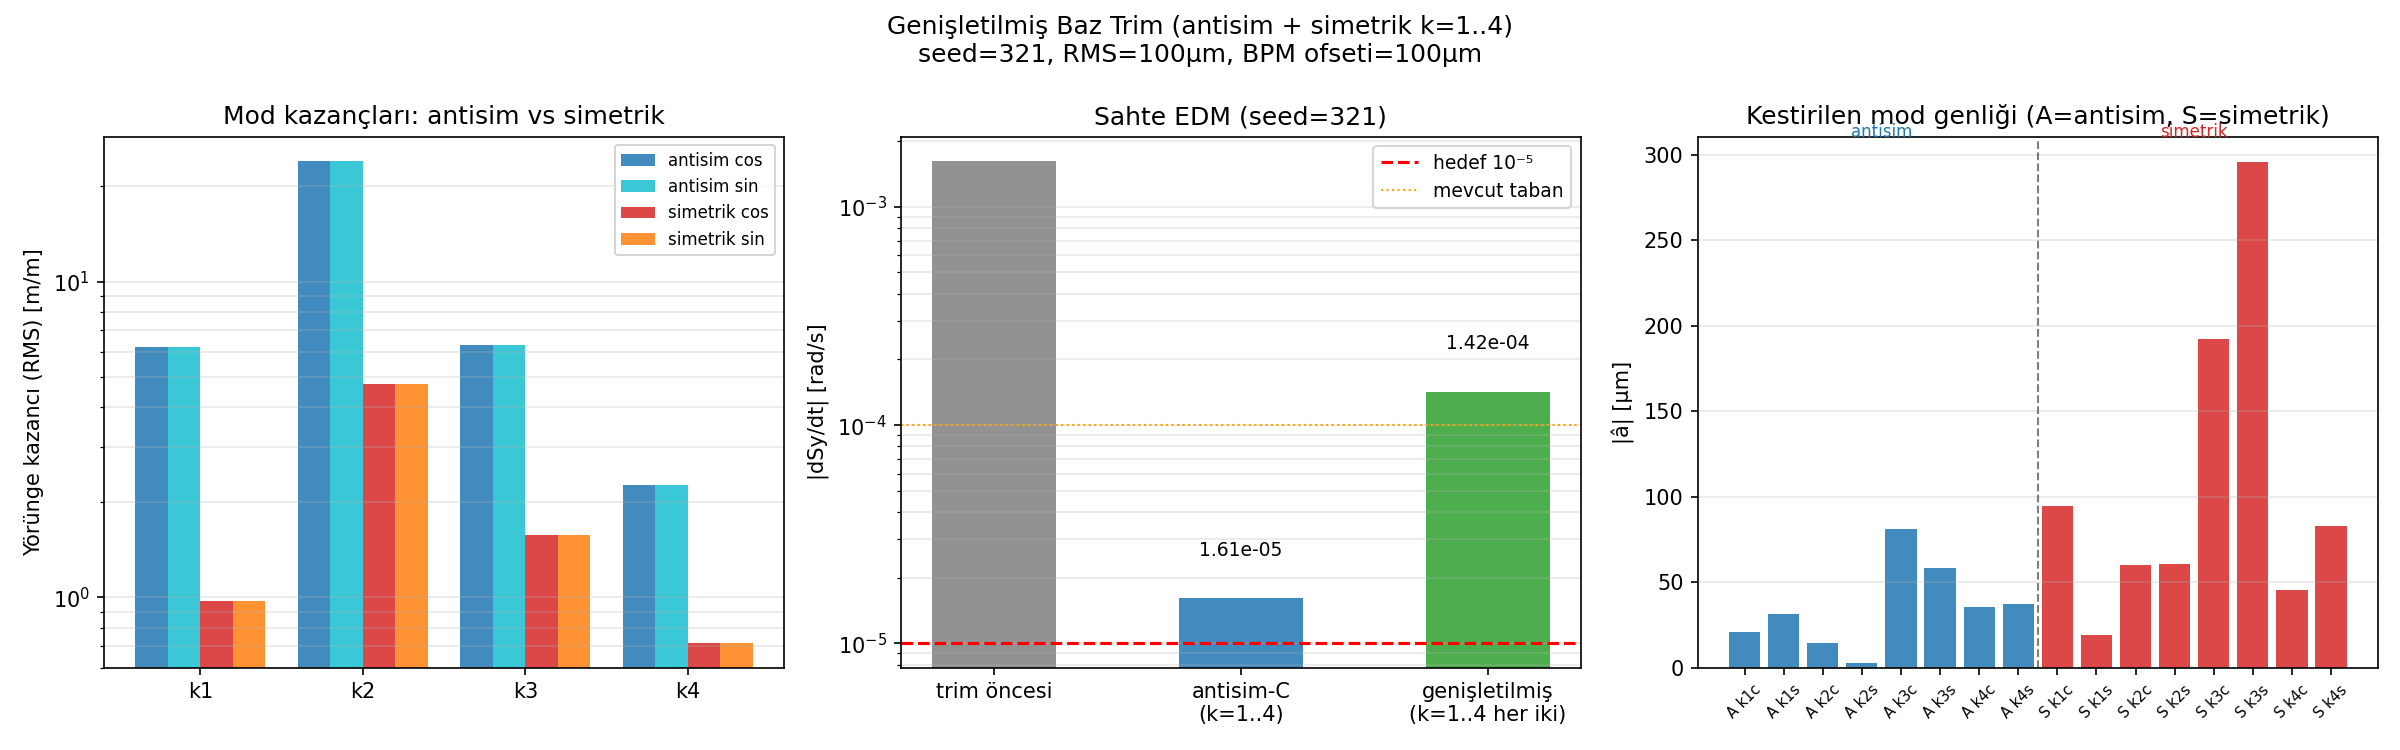

Source code (Python):
#!/usr/bin/env python3
"""test_symm_basis_fit.py — Genişletilmiş baz (antisim + simetrik mod) ile trim testi.

ARKA PLAN:
  test_orbit_trim.py'nin C varyantı (k=1..4 antisimetrik) sahte EDM'yi
  ~100× bastırır (f0=-1.62e-3 → f_C=+1.6e-5 rad/s). Ancak simetrik
  hizalama bileşenleri (23 boyutlu tümleme) yörüngede ~165 μm COD_rms
  üretiyor (kazanç ~3.0) — antisimetrik baz bunları göremediği için
  ~1e-4 rad/s taban kalıyor.

HEDEF:
  Antisimetrik k=1..4 modlarına EK OLARAK simetrik k=1..4 modlarını
  kalibrasyon bazına ekle → 16 boyutlu genişletilmiş O matrisi →
  simetrik içeriği de trimle → tabanın 10^-5 seviyesine düşüp düşmediğini
  sına.

SİMETRİK MOD TANIMI:
  fodo_basis(n_q, k, antisym=False) → QF ve QD aynı işaret, aynı faz
  (antisym=True'da (-1)^j ile işaret değiştiriyordu).

YÖNTEM:
  1. KALİBRASYON: antisim k=1..4 → test_orbit_trim.json'dan yeniden kullan
                  simetrik k=1..4 → 9 yeni simülasyon (ref + 2×4 mod)
  2. O_ext = [O_antisim | O_symm]  (48×16)
  3. ÖLÇÜM: seed=321 deseni + BPM ofseti (test_orbit_trim ile aynı)
  4. FİT: â = pinv(O_ext) @ (y_meas - y_ref)
  5. TRİM: dy_trim = P - knob_ext @ â
  6. DOĞRULAMA: spin takibiyle dSy/dt

KARŞILAŞTIRMA:
  trim öncesi | antisim-C (test_orbit_trim.json) | genişletilmiş baz

Çıktı: test_symm_basis_fit.json, test_symm_basis_fit.png
"""

import json
import os
import shutil
import sys
import tempfile
import time

import matplotlib
matplotlib.use("Agg")
import matplotlib.pyplot as plt
import multiprocessing as mp
import numpy as np

BASE = os.path.dirname(os.path.abspath(__file__))
os.chdir(BASE)
sys.path.insert(0, BASE)

from fourier_reconstruct import fodo_basis

# ── Parametreler (test_orbit_trim.py ile aynı) ────────────────────────────────
PATTERN_RMS  = 1e-4
PATTERN_SEED = 321
OFFSET_RMS   = 1e-4
OFFSET_SEED  = 777
A_CAL        = 5e-5      # kalibrasyon genliği [m] = 50 μm
K_FIT        = [1, 2, 3, 4]  # antisim ve simetrik için aynı k listesi
T2           = 1e-3
RETURN_STEPS = 6000

# Ek seed'ler için çift: (PATTERN_SEED, OFFSET_SEED)
EXTRA_SEEDS  = [(101, 201), (102, 202), (103, 203), (104, 204)]


# ── Stdout bastırıcı ─────────────────────────────────────────────────────────
def _suppress_stdout():
    fd = os.dup(1)
    null = os.open(os.devnull, os.O_WRONLY)
    os.dup2(null, 1)
    os.close(null)
    return fd


def _restore_stdout(fd):
    os.dup2(fd, 1)
    os.close(fd)


# ── İşçi fonksiyon ───────────────────────────────────────────────────────────
def _worker(task):
    """Tek koşum: mode='orbit' → 48 BPM y; mode='spin' → dSy/dt."""
    label, dy_list, mode, t2, return_steps = task

    import os, sys, json, tempfile, shutil
    import numpy as np
    sys.path.insert(0, BASE)
    tmp = tempfile.mkdtemp(prefix=f"sfit_{os.getpid()}_")
    os.chdir(tmp)

    from false_edm_mode_scan import setup_fields
    from integrator import integrate_particle

    with open(os.path.join(BASE, "params.json")) as fh:
        config = json.load(fh)
    fields, y0, beta0, R0, p_mag, direction = setup_fields(config)
    dt = float(config.get("dt", 1e-11))
    dy = np.asarray(dy_list, dtype=float)

    saved = _suppress_stdout()
    try:
        if mode == "orbit":
            fields.poincare_quad_index = 999.0
            integrate_particle(y0, 0.0, t2, dt, fields=fields,
                               return_steps=10, quad_dy=dy)
            cd = np.loadtxt("cod_data.txt", skiprows=1)
            cd[:, 1:3] *= 1e-3            # mm → m
            n = int(fields.nFODO)
            y_bpm = np.empty(2 * n)
            for k in range(n):
                y_bpm[2*k]     = cd[k*8 + 2, 2]   # QF girişi
                y_bpm[2*k + 1] = cd[k*8 + 6, 2]   # QD girişi
            result = y_bpm.tolist()
        else:
            fields.poincare_quad_index = 0.0
            fields.EDMSwitch = 0.0
            _, poin, poin_t = integrate_particle(
                y0, 0.0, t2, dt, fields=fields,
                return_steps=return_steps, quad_dy=dy)
            result = float(np.polyfit(np.asarray(poin_t, float),
                                      np.asarray(poin[:, 7], float), 1)[0])
    finally:
        _restore_stdout(saved)
        os.chdir(BASE)
        shutil.rmtree(tmp, ignore_errors=True)

    return label, result


# ── Mod vektörü çiftleri ─────────────────────────────────────────────────────
def mode_vec_pair_antisym(n_q, k):
    """Antisimetrik k-modu: QF ve QD zıt işaretli (klasik FODO)."""
    Fk, _ = fodo_basis(n_q, [k], antisym=True)
    return Fk[:, 0], Fk[:, 1]


def mode_vec_pair_symm(n_q, k):
    """Simetrik k-modu: QF ve QD aynı işaretli.

    fodo_basis(n_q, [k], antisym=False) kullanır.
    antisym=False → (-1)^j faktörü YOK → her FODO çiftinde QF ve QD
    aynı cos/sin değeri alır.
    """
    Fk, _ = fodo_basis(n_q, [k], antisym=False)
    return Fk[:, 0], Fk[:, 1]


def knob_matrix(n_q, k_list, antisym):
    """Hata-uzayı düğme matrisi [48 × 2·len(k_list)]."""
    cols = []
    for k in k_list:
        if antisym:
            c, s = mode_vec_pair_antisym(n_q, k)
        else:
            c, s = mode_vec_pair_symm(n_q, k)
        cols.append(c)
        cols.append(s)
    return np.column_stack(cols)


def knob_matrix_extended(n_q, k_list):
    """Genişletilmiş [antisim | simetrik] düğme matrisi [48 × 4·len(k_list)]."""
    cols = []
    for k in k_list:
        c, s = mode_vec_pair_antisym(n_q, k)
        cols.append(c); cols.append(s)
    for k in k_list:
        c, s = mode_vec_pair_symm(n_q, k)
        cols.append(c); cols.append(s)
    return np.column_stack(cols)


# ── Tek-seed analizi ──────────────────────────────────────────────────────────
def run_one_seed(pattern_seed, offset_seed, n_q, ctx, nw,
                 y_ref, O_antisim, f0_override=None,
                 f_antisim_C_override=None,
                 verbose=True):
    """Tek seed için:
      1. Simetrik kalibrasyon simülasyonları (ref yeniden kullanılır)
      2. Desen yörüngesi + f0 spin ölçümü
      3. Antisim-C trim (test_orbit_trim.json) referansı
      4. Genişletilmiş baz trim + spin doğrulaması
    Döndürür: dict(f0, f_antisim_C, f_ext)
    """
    rng_p = np.random.default_rng(pattern_seed)
    P = rng_p.standard_normal(n_q) * PATTERN_RMS
    rng_b = np.random.default_rng(offset_seed)
    b = rng_b.standard_normal(n_q) * OFFSET_RMS

    def run(tasks):
        with ctx.Pool(processes=min(nw, len(tasks))) as pool:
            return dict(pool.map(_worker, tasks))

    # ── Simetrik kalibrasyon simülasyonları ──────────────────────────────────
    symm_tasks = [("sref", np.zeros(n_q).tolist(), "orbit", T2, 10)]
    for k in K_FIT:
        c, s = mode_vec_pair_symm(n_q, k)
        symm_tasks.append((f"sc{k}c", (A_CAL * c).tolist(), "orbit", T2, 10))
        symm_tasks.append((f"sc{k}s", (A_CAL * s).tolist(), "orbit", T2, 10))

    # Desen yörüngesi + f0 spin (sadece ref olmayan seed'ler için gerekli)
    need_f0 = (f0_override is None)
    symm_tasks.append(("oP", P.tolist(), "orbit", T2, 10))
    if need_f0:
        symm_tasks.append(("f0", P.tolist(), "spin", T2, RETURN_STEPS))

    if verbose:
        print(f"\nSimetrik kalibrasyon + desen ölçümü: {len(symm_tasks)} sim...")

    sres = run(symm_tasks)

    # Simetrik O sütunları
    y_sref = np.asarray(sres["sref"])
    O_symm_cols = []
    for k in K_FIT:
        for tag in ("c", "s"):
            col = (np.asarray(sres[f"sc{k}{tag}"]) - y_sref) / A_CAL
            O_symm_cols.append(col)
    O_symm = np.column_stack(O_symm_cols)   # [48 × 8]

    # Genişletilmiş O matrisi: [antisim k1..4 | simetrik k1..4]
    # O_antisim gelirken 48×12 (k=1..6); biz k=1..4 → ilk 8 sütun
    O_antisim_4 = O_antisim[:, :8]          # k=1..4 antisim [48 × 8]
    O_ext = np.hstack([O_antisim_4, O_symm])  # [48 × 16]

    # Simetrik kazançlar
    gains_symm = np.sqrt(np.mean(O_symm**2, axis=0))

    # Desen yörüngesi
    y_true = np.asarray(sres["oP"])
    y_meas = y_true + b

    f0 = f0_override if f0_override is not None else sres["f0"]

    if verbose:
        print(f"f0 (trim öncesi): {f0:+.4e} rad/s")
        print("\nSimetrik mod kazançları (RMS, boyutsuz):")
        symm_names = [f"sk{k} {'cos' if i%2==0 else 'sin'}"
                      for k in K_FIT for i in range(2)]
        for nm, g in zip(symm_names, gains_symm):
            print(f"  {nm:>9}: {g:>8.4f}")

    # ── Antisim-C trim (sadece antisim k=1..4) ────────────────────────────────
    if f_antisim_C_override is not None:
        f_C = f_antisim_C_override
    else:
        # O_antisim ilk 8 sütun (k=1..4)
        a_hat_C, *_ = np.linalg.lstsq(O_antisim_4, y_meas, rcond=None)
        KM_antisim = knob_matrix(n_q, K_FIT, antisym=True)
        P_trim_C = P - KM_antisim @ a_hat_C
        if verbose:
            print("\nAntisim-C trim spin simülasyonu...")
        r_C = run([("fC", P_trim_C.tolist(), "spin", T2, RETURN_STEPS)])
        f_C = r_C["fC"]

    if verbose:
        print(f"f_antisim_C: {f_C:+.4e} rad/s")

    # ── Genişletilmiş baz trim ────────────────────────────────────────────────
    a_hat_ext, *_ = np.linalg.lstsq(O_ext, y_meas, rcond=None)

    # Trim deseni: antisim kısmı + simetrik kısmı
    KM_antisim = knob_matrix(n_q, K_FIT, antisym=True)   # [48 × 8]
    KM_symm    = knob_matrix(n_q, K_FIT, antisym=False)  # [48 × 8]
    KM_ext = np.hstack([KM_antisim, KM_symm])            # [48 × 16]
    P_trim_ext = P - KM_ext @ a_hat_ext

    if verbose:
        a_antisim_part = a_hat_ext[:8]
        a_symm_part    = a_hat_ext[8:]
        print(f"\nGenişletilmiş fit: antisim RMS = {np.std(a_antisim_part)*1e6:.2f}μm, "
              f"simetrik RMS = {np.std(a_symm_part)*1e6:.2f}μm")
        print("Genişletilmiş baz trim spin simülasyonu...")

    r_ext = run([("fext", P_trim_ext.tolist(), "spin", T2, RETURN_STEPS)])
    f_ext = r_ext["fext"]

    if verbose:
        print(f"f_ext: {f_ext:+.4e} rad/s")

    return {
        "f0": f0,
        "f_antisim_C": f_C,
        "f_ext": f_ext,
        "gains_symm": gains_symm.tolist(),
        "a_hat_ext": a_hat_ext.tolist(),
    }


# ── Ana program ──────────────────────────────────────────────────────────────
def main():
    t0 = time.time()

    with open("params.json") as fh:
        config = json.load(fh)

    from false_edm_mode_scan import setup_fields
    fields, *_ = setup_fields(config)
    n_q = 2 * int(fields.nFODO)   # = 48

    ctx = mp.get_context("spawn")
    nw  = mp.cpu_count()

    # ── test_orbit_trim.json'dan mevcut verileri yükle ─────────────────────────
    trim_json_path = os.path.join(BASE, "test_orbit_trim.json")
    if not os.path.exists(trim_json_path):
        print("HATA: test_orbit_trim.json bulunamadı. Önce test_orbit_trim.py çalıştırın.")
        sys.exit(1)

    with open(trim_json_path) as fh:
        trim_data = json.load(fh)

    O_antisim = np.asarray(trim_data["O_matrisi"])    # [48 × 12]
    y_ref     = np.asarray(trim_data["y_true_bpm"]) - np.asarray(trim_data["bpm_ofsetleri"])
    # y_true_bpm = gerçek yörünge (ofsetsiz) → ref olarak yeniden kullanmaya gerek yok
    # Kalibrasyon ref'i test_orbit_trim'deki sref (sıfır desen → y=0'a yakın)
    # Ama burada y_ref sadece bilgi amaçlı; O_antisim zaten diferansiyel hesaplanmış.

    f0_main     = trim_data["f0"]
    f_antisim_C = trim_data["varyantlar"]["C"]["f"]

    print("=" * 70)
    print("test_symm_basis_fit.py — Genişletilmiş baz (antisim + simetrik) trim")
    print("=" * 70)
    print(f"n_q={n_q}, K_FIT={K_FIT}, A_CAL={A_CAL*1e6:.0f}μm")
    print(f"test_orbit_trim.json yüklendi:")
    print(f"  f0 (trim öncesi)   = {f0_main:+.4e} rad/s")
    print(f"  f_antisim_C (k1..4) = {f_antisim_C:+.4e} rad/s  "
          f"(bastırma {abs(f0_main/f_antisim_C):.1f}×)")

    # Antisimetrik kazançları göster (karşılaştırma için)
    print("\nAntisimetrik mod kazançları (test_orbit_trim.json'dan, k=1..4):")
    kazanclar = trim_data["kazanclar"]
    antisim_names = [f"k{k} {'cos' if i%2==0 else 'sin'}"
                     for k in [1,2,3,4] for i in range(2)]
    for nm in antisim_names:
        g = kazanclar.get(nm, float('nan'))
        print(f"  {nm:>8}: {g:>8.4f}")

    # ── Ana seed (321) analizi ─────────────────────────────────────────────────
    print("\n" + "─" * 70)
    print(f"Seed = {PATTERN_SEED} analizi başlatılıyor...")

    seed_result = run_one_seed(
        PATTERN_SEED, OFFSET_SEED,
        n_q, ctx, nw,
        y_ref=None,          # kullanılmıyor, O_antisim zaten kalibrasyon içeriyor
        O_antisim=O_antisim,
        f0_override=f0_main,
        f_antisim_C_override=f_antisim_C,
        verbose=True
    )

    f0     = seed_result["f0"]
    f_C    = seed_result["f_antisim_C"]
    f_ext  = seed_result["f_ext"]

    gains_symm = np.asarray(seed_result["gains_symm"])

    # ── Simetrik kazançları raporla ────────────────────────────────────────────
    print("\n" + "─" * 70)
    print("Simetrik vs antisimetrik mod kazançları karşılaştırması:")
    print(f"{'mod':>12}  {'antisim kazanç':>16}  {'simetrik kazanç':>16}")
    print("─" * 50)
    antisim_gains_4 = [kazanclar.get(nm, float('nan')) for nm in antisim_names]
    symm_names = [f"k{k} {'cos' if i%2==0 else 'sin'}"
                  for k in K_FIT for i in range(2)]
    for i, (anm, snm) in enumerate(zip(antisim_names, symm_names)):
        ga = antisim_gains_4[i]
        gs = gains_symm[i]
        print(f"  {anm:>8}  {ga:>16.4f}  {gs:>16.4f}")

    # ── Özet tablo ────────────────────────────────────────────────────────────
    print("\n" + "=" * 74)
    print("ÖZET TABLOSU — seed=321")
    print("=" * 74)
    print(f"{'seed':>6} | {'trim öncesi dSy/dt':>22} | {'antisim-C dSy/dt':>20} | "
          f"{'genisletilmis dSy/dt':>22}")
    print("─" * 74)

    def fmt(v):
        return f"{v:+.4e}"

    suppress_C   = abs(f0 / f_C)  if f_C   != 0 else float('inf')
    suppress_ext = abs(f0 / f_ext) if f_ext != 0 else float('inf')

    print(f"{PATTERN_SEED:>6} | {fmt(f0):>22} | "
          f"{fmt(f_C):>20} ({suppress_C:.0f}x) | "
          f"{fmt(f_ext):>22} ({suppress_ext:.0f}x)")
    print("─" * 74)

    # ── Ek seed'ler (koşullu) ─────────────────────────────────────────────────
    improvement = suppress_ext / suppress_C
    extra_results = []

    if improvement > 1.5:
        print(f"\nGenişletilmiş baz {improvement:.1f}× ek bastırma sağladı "
              f"→ ek seed'ler çalıştırılıyor...")
        for pseed, oseed in EXTRA_SEEDS:
            print(f"\n{'─'*70}")
            print(f"Ek seed: pattern_seed={pseed}, offset_seed={oseed}")
            res = run_one_seed(
                pseed, oseed,
                n_q, ctx, nw,
                y_ref=None,
                O_antisim=O_antisim,
                f0_override=None,
                f_antisim_C_override=None,
                verbose=False
            )
            extra_results.append({
                "pattern_seed": pseed,
                "offset_seed": oseed,
                **res
            })
            f0_s   = res["f0"]
            f_C_s  = res["f_antisim_C"]
            f_ext_s = res["f_ext"]
            sc = abs(f0_s/f_C_s)  if f_C_s  != 0 else float('inf')
            se = abs(f0_s/f_ext_s) if f_ext_s != 0 else float('inf')
            print(f"  f0={f0_s:+.4e}  f_C={f_C_s:+.4e} ({sc:.0f}x)  "
                  f"f_ext={f_ext_s:+.4e} ({se:.0f}x)")

        # Genişletilmiş tablo
        print("\n" + "=" * 74)
        print("TAM KARŞILAŞTIRMA TABLOSU — tüm seed'ler")
        print("=" * 74)
        print(f"{'pseed':>6} | {'f0':>14} | {'antisim-C':>14} | "
              f"{'genisletilmis':>14} | {'ek bastirma':>12}")
        print("─" * 74)
        # Başlangıç seed'i
        print(f"{PATTERN_SEED:>6} | {f0:>14.4e} | {f_C:>14.4e} | "
              f"{f_ext:>14.4e} | {improve_str(f_C, f_ext):>12}")
        for r in extra_results:
            f0_s = r["f0"]; f_C_s = r["f_antisim_C"]; f_ext_s = r["f_ext"]
            print(f"{r['pattern_seed']:>6} | {f0_s:>14.4e} | {f_C_s:>14.4e} | "
                  f"{f_ext_s:>14.4e} | {improve_str(f_C_s, f_ext_s):>12}")
        print("─" * 74)
    else:
        print(f"\nGenişletilmiş baz ek bastırmada anlamlı iyileşme yok "
              f"(improvement={improvement:.2f}×) → ek seed'ler atlandı.")

    # ── Taban değerlendirmesi ─────────────────────────────────────────────────
    target = 1e-5
    print(f"\nHedef taban: {target:.0e} rad/s")
    print(f"  trim öncesi  : {abs(f0):.2e} rad/s  "
          f"({'✓' if abs(f0) < target else '✗'} hedef altında)")
    print(f"  antisim-C    : {abs(f_C):.2e} rad/s  "
          f"({'✓' if abs(f_C) < target else '✗'} hedef altında)")
    print(f"  genisletilmis: {abs(f_ext):.2e} rad/s  "
          f"({'✓' if abs(f_ext) < target else '✗'} hedef altında)")

    # ── JSON kaydet ────────────────────────────────────────────────────────────
    out = {
        "_aciklama": ("Genişletilmiş baz (antisim + simetrik k=1..4) trim testi. "
                      "test_orbit_trim.json'dan antisim kalibrasyon reuse edildi."),
        "parametreler": {
            "PATTERN_RMS_um": PATTERN_RMS * 1e6,
            "OFFSET_RMS_um": OFFSET_RMS * 1e6,
            "PATTERN_SEED": PATTERN_SEED,
            "OFFSET_SEED": OFFSET_SEED,
            "A_CAL_um": A_CAL * 1e6,
            "K_FIT": K_FIT,
            "n_q": n_q,
        },
        "antisim_kazanclar_k1_4": {nm: kazanclar[nm] for nm in antisim_names},
        "simetrik_kazanclar_k1_4": {
            nm: float(g) for nm, g in zip(symm_names, gains_symm)
        },
        "seed_321": {
            "f0": f0,
            "f_antisim_C": f_C,
            "f_ext": f_ext,
            "bastirma_antisim_C": suppress_C,
            "bastirma_ext": suppress_ext,
            "a_hat_ext_um": [float(a * 1e6) for a in seed_result["a_hat_ext"]],
        },
        "hedef_1e5_altinda": {
            "antisim_C": bool(abs(f_C) < 1e-5),
            "genisletilmis": bool(abs(f_ext) < 1e-5),
        },
        "extra_seeds": extra_results,
    }

    with open("test_symm_basis_fit.json", "w", encoding="utf-8") as fh:
        json.dump(out, fh, indent=2, ensure_ascii=False)
    print("\nKaydedildi: test_symm_basis_fit.json")
    print(f"Toplam süre: {time.time()-t0:.1f} s")

    # ── Figür ─────────────────────────────────────────────────────────────────
    fig, axes = plt.subplots(1, 3, figsize=(16, 5))
    fig.suptitle(
        f"Genişletilmiş Baz Trim (antisim + simetrik k=1..4)\n"
        f"seed={PATTERN_SEED}, RMS={PATTERN_RMS*1e6:.0f}μm, BPM ofseti={OFFSET_RMS*1e6:.0f}μm",
        fontsize=12
    )

    # Panel 1: Mod kazançları karşılaştırması
    ax = axes[0]
    k_labels = [f"k{k}" for k in K_FIT]
    x = np.arange(len(K_FIT))
    ag_cos = [kazanclar.get(f"k{k} cos", 0.0) for k in K_FIT]
    ag_sin = [kazanclar.get(f"k{k} sin", 0.0) for k in K_FIT]
    sg_cos = gains_symm[0::2]
    sg_sin = gains_symm[1::2]
    w = 0.2
    ax.bar(x - 1.5*w, ag_cos, w, label='antisim cos', color='tab:blue', alpha=0.85)
    ax.bar(x - 0.5*w, ag_sin, w, label='antisim sin', color='tab:cyan', alpha=0.85)
    ax.bar(x + 0.5*w, sg_cos, w, label='simetrik cos', color='tab:red', alpha=0.85)
    ax.bar(x + 1.5*w, sg_sin, w, label='simetrik sin', color='tab:orange', alpha=0.85)
    ax.set_xticks(x); ax.set_xticklabels(k_labels)
    ax.set_ylabel("Yörünge kazancı (RMS) [m/m]")
    ax.set_title("Mod kazançları: antisim vs simetrik")
    ax.set_yscale('log')
    ax.legend(fontsize=8); ax.grid(True, which='both', axis='y', alpha=0.3)

    # Panel 2: Sahte EDM üç koşul (ana seed)
    ax = axes[1]
    labels_plt = ["trim öncesi", "antisim-C\n(k=1..4)", "genişletilmiş\n(k=1..4 her iki)"]
    vals = [abs(f0), abs(f_C), abs(f_ext)]
    colors_plt = ['tab:gray', 'tab:blue', 'tab:green']
    bars = ax.bar(labels_plt, vals, color=colors_plt, alpha=0.85, width=0.5)
    ax.set_yscale('log')
    ax.axhline(1e-5, color='red', ls='--', lw=1.5, label='hedef 10⁻⁵')
    ax.axhline(1e-4, color='orange', ls=':', lw=1, label='mevcut taban')
    for bar, val in zip(bars, vals):
        ax.annotate(f"{val:.2e}",
                    (bar.get_x() + bar.get_width()/2, val * 1.5),
                    ha='center', va='bottom', fontsize=9)
    ax.set_ylabel("|dSy/dt| [rad/s]")
    ax.set_title(f"Sahte EDM (seed={PATTERN_SEED})")
    ax.legend(fontsize=9); ax.grid(True, which='both', axis='y', alpha=0.3)

    # Panel 3: Kestirilen mod genliği dağılımı (genişletilmiş baz)
    ax = axes[2]
    a_hat = np.asarray(seed_result["a_hat_ext"])
    n_modes = len(a_hat)
    x_a = np.arange(n_modes)
    mode_labels = (
        [f"A k{k}{'c' if i%2==0 else 's'}" for k in K_FIT for i in range(2)] +
        [f"S k{k}{'c' if i%2==0 else 's'}" for k in K_FIT for i in range(2)]
    )
    colors_ext = ['tab:blue'] * 8 + ['tab:red'] * 8
    ax.bar(x_a, np.abs(a_hat) * 1e6, color=colors_ext, alpha=0.85)
    ax.set_xticks(x_a); ax.set_xticklabels(mode_labels, rotation=45, fontsize=7)
    ax.set_ylabel("|â| [μm]")
    ax.set_title("Kestirilen mod genliği (A=antisim, S=simetrik)")
    ax.grid(True, axis='y', alpha=0.3)
    # Dikey çizgi antisim/simetrik sınırı
    ax.axvline(7.5, color='black', ls='--', lw=1, alpha=0.5)
    ax.annotate("antisim", (3.5, ax.get_ylim()[1] if ax.get_ylim()[1] > 0 else 1),
                ha='center', fontsize=8, color='tab:blue')
    ax.annotate("simetrik", (11.5, ax.get_ylim()[1] if ax.get_ylim()[1] > 0 else 1),
                ha='center', fontsize=8, color='tab:red')

    plt.tight_layout()
    plt.savefig("test_symm_basis_fit.png", dpi=150)
    print("Figür kaydedildi: test_symm_basis_fit.png")


def improve_str(f_C, f_ext):
    """Antisim-C → genişletilmiş ek bastırma."""
    if f_C == 0 or f_ext == 0:
        return "—"
    ratio = abs(f_C / f_ext)
    return f"{ratio:.1f}x"


if __name__ == "__main__":
    main()
